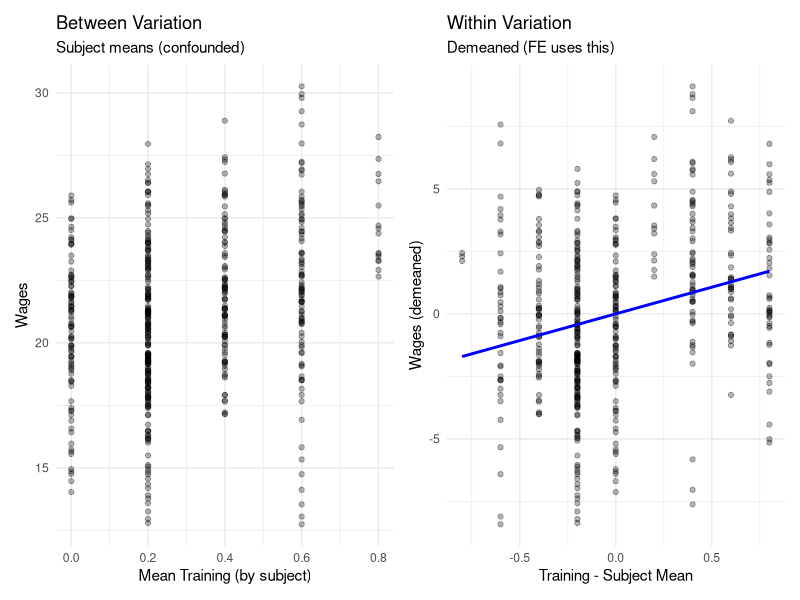

Write the R code that produced this figure.
## ---- chunk 1
#| label: setup
#| include: false

library(tidyverse)
library(nlme)
library(lme4)
library(knitr)
library(kableExtra)

# plm is optional - install if needed for econometrics examples
if (!requireNamespace("plm", quietly = TRUE)) {
  message("Note: plm package not installed. Some econometrics examples will be skipped.")
  has_plm <- FALSE
} else {
  library(plm)
  has_plm <- TRUE
}

set.seed(667)
## ---- chunk 2
#| label: translation-table
#| echo: false

translation <- tibble(
  Term = c(
    "Random effects",
    "Fixed effects",
    "Mixed model",
    "RE model",
    "FE model",
    "Random intercept",
    "Between estimator",
    "Within estimator"
  ),
  `Biostatistics (nlme/lme4)` = c(
    "Subject-specific deviations $b_i$ from population mean",
    "Population-level parameters $\\beta$ (the coefficients of interest)",
    "Model with both fixed $\\beta$ and random $b_i$ components",
    "Model with random intercepts and/or slopes",
    "(Not commonly used this way)",
    "Subject-specific baseline: $\\beta_0 + b_{0i}$",
    "(Not commonly used)",
    "(Not commonly used)"
  ),
  `Econometrics (plm)` = c(
    "Swamy-Arora GLS estimator assuming $\\text{Cor}(X_{it}, \\alpha_i) = 0$",
    "Within-transformation (demeaning) estimator",
    "(Not used in this way)",
    "Estimation assuming no endogeneity",
    "Within estimator that removes time-invariant confounding",
    "Individual effect $\\alpha_i$ (may be correlated with covariates)",
    "OLS on subject means $\\bar{Y}_i$ on $\\bar{X}_i$",
    "OLS on demeaned data: $(Y_{it} - \\bar{Y}_i)$ on $(X_{it} - \\bar{X}_i)$"
  )
)

translation |>
  kable(escape = FALSE, caption = "Translation Between Frameworks") |>
  kable_styling(bootstrap_options = c("striped", "hover", "bordered")) |>
  column_spec(1, bold = TRUE, width = "15%") |>
  column_spec(2, width = "42%") |>
  column_spec(3, width = "42%")
## ---- chunk 3
#| label: situation-table
#| echo: false

situations <- tibble(
  Situation = c(
    "Randomized experiment",
    "Observational data with potential confounding",
    "Interest in time-invariant predictors (e.g., sex, race)",
    "Interest in within-subject change",
    "Small number of subjects, many timepoints",
    "Many subjects, few timepoints",
    "Missing data (MAR assumption reasonable)",
    "Unbalanced panel data"
  ),
  `Biostatistics Approach` = c(
    "Mixed model works well",
    "Mixed model + careful covariate adjustment",
    "Mixed model (can estimate these coefficients)",
    "Mixed model or GEE",
    "Mixed model with careful variance specification",
    "Mixed model or GEE",
    "Mixed model (likelihood-based)",
    "Mixed model handles naturally"
  ),
  `Econometrics Approach` = c(
    "Either FE or RE works",
    "FE estimator preferred (removes confounding)",
    "RE estimator only (FE eliminates these)",
    "FE estimator (focuses on within variation)",
    "FE may have many parameters",
    "Either approach works",
    "Complete cases or specific methods needed",
    "Both handle unbalanced data"
  )
)

situations |>
  kable(caption = "When Each Framework Applies") |>
  kable_styling(bootstrap_options = c("striped", "hover", "bordered")) |>
  column_spec(1, bold = TRUE, width = "30%") |>
  column_spec(2, width = "35%") |>
  column_spec(3, width = "35%")
## ---- chunk 4
#| label: hausman-example
#| eval: true

# We'll demonstrate with a simulated example in Section 8
# The test statistic compares:
# - FE estimate (consistent under both H0 and H1)
# - RE estimate (efficient under H0, inconsistent under H1)
## ---- chunk 5
#| label: package-table
#| echo: false

packages <- tibble(
  Package = c("nlme", "lme4", "plm", "fixest", "lmerTest"),
  Framework = c(
    "Biostatistics mixed models",
    "Biostatistics mixed models",
    "Econometrics panel data",
    "Econometrics panel data",
    "Biostatistics (extends lme4)"
  ),
  `Key Functions` = c(
    "lme() for mixed models with flexible correlation structures",
    "lmer() for linear mixed models, glmer() for GLMMs",
    "plm() for panel models, phtest() for Hausman test",
    "feols() for fast FE estimation with clustering",
    "lmer() with p-values via Satterthwaite or Kenward-Roger"
  ),
  `Strengths` = c(
    "Flexible correlation/variance structures",
    "Fast computation, large datasets",
    "Full panel econometrics toolkit",
    "Very fast, handles many FE",
    "Proper degrees of freedom for mixed models"
  )
)

packages |>
  kable(caption = "R Packages for Longitudinal/Panel Data") |>
  kable_styling(bootstrap_options = c("striped", "hover", "bordered")) |>
  column_spec(1, bold = TRUE, monospace = TRUE)
## ---- chunk 6
#| label: decision-flowchart
#| echo: false
#| fig-width: 8
#| fig-height: 6

library(DiagrammeR)

grViz("
digraph decision_tree {
  graph [rankdir=TB, fontname=Helvetica]
  node [fontname=Helvetica, shape=box, style=filled]

  start [label='Is endogeneity\\na concern?', fillcolor='#E8F4F8']

  experimental [label='Experimental data\\n(randomized)?', fillcolor='#FFF3E0']
  observational [label='Observational\\ndata', fillcolor='#FFF3E0']

  use_mixed [label='Use nlme/lme4\\nfreely', fillcolor='#E8F5E9', shape=ellipse]
  hausman [label='Run Hausman\\ntest', fillcolor='#FCE4EC']

  hausman_result [label='Hausman test\\nrejects?', fillcolor='#E8F4F8']

  use_fe [label='Use FE estimator\\nor Mundlak', fillcolor='#FFEBEE', shape=ellipse]
  use_re [label='RE is valid\\n(more efficient)', fillcolor='#E8F5E9', shape=ellipse]

  time_invariant [label='Need effects of\\ntime-invariant\\npredictors?', fillcolor='#E8F4F8']

  mundlak [label='Use Mundlak\\napproach', fillcolor='#FFF9C4', shape=ellipse]
  fe_only [label='Use FE\\n(cannot estimate\\ntime-invariant)', fillcolor='#FFEBEE', shape=ellipse]

  start -> experimental [label='No']
  start -> observational [label='Yes']

  experimental -> use_mixed
  observational -> hausman

  hausman -> hausman_result

  hausman_result -> use_fe [label='Yes']
  hausman_result -> use_re [label='No']

  use_fe -> time_invariant

  time_invariant -> mundlak [label='Yes']
  time_invariant -> fe_only [label='No']
}
")
## ---- chunk 7
#| label: simulate-data

set.seed(667)

n_subjects <- 100
n_time <- 5

# Create panel data with potential endogeneity
panel_data <- expand_grid(
  id = 1:n_subjects,
  time = 1:n_time
) |>
  mutate(
    # Unobserved individual effect (ability)
    alpha_i = rep(rnorm(n_subjects, mean = 0, sd = 2), each = n_time),

    # Time-invariant predictor (education years)
    education = rep(sample(12:20, n_subjects, replace = TRUE), each = n_time),

    # Time-varying predictor (job training)
    # KEY: Training is correlated with alpha_i (endogeneity!)
    training = rbinom(n_subjects * n_time, 1,
                      prob = plogis(-1 + 0.3 * rep(rnorm(n_subjects), each = n_time) +
                                    0.2 * alpha_i)),

    # Another time-varying predictor (no endogeneity)
    experience = time + rep(sample(0:10, n_subjects, replace = TRUE), each = n_time),

    # Outcome (wages)
    # True effects: training = 2, education = 0.5, experience = 0.3
    wages = 10 + 2 * training + 0.5 * education + 0.3 * experience +
            alpha_i + rnorm(n_subjects * n_time, sd = 1)
  )

head(panel_data, 10)
## ---- chunk 8
#| label: check-endogeneity

# Correlation between training and unobserved effect
panel_data |>
  group_by(id) |>
  summarise(
    mean_training = mean(training),
    alpha = first(alpha_i)
  ) |>
  summarise(
    correlation = cor(mean_training, alpha)
  )
## ---- chunk 9
#| label: mixed-model

library(lme4)

fit_mixed <- lmer(wages ~ training + education + experience + (1 | id),
                  data = panel_data)
summary(fit_mixed)
## ---- chunk 10
#| label: panel-models

library(plm)

# Convert to panel data frame
pdata <- pdata.frame(panel_data, index = c("id", "time"))

# RE estimator
fit_re <- plm(wages ~ training + education + experience,
              data = pdata,
              model = "random")

# FE estimator
fit_fe <- plm(wages ~ training + education + experience,
              data = pdata,
              model = "within")

cat("RE Estimator:\n")
summary(fit_re)$coefficients

cat("\n\nFE (Within) Estimator:\n")
summary(fit_fe)$coefficients
## ---- chunk 11
#| label: hausman-test

# Hausman test: compare FE and RE
hausman_test <- phtest(fit_fe, fit_re)
hausman_test
## ---- chunk 12
#| label: mundlak

# Add cluster means
panel_data <- panel_data |>
  group_by(id) |>
  mutate(
    training_mean = mean(training),
    experience_mean = mean(experience)
  ) |>
  ungroup()

# Mundlak model using lme4
fit_mundlak <- lmer(wages ~ training + education + experience +
                    training_mean + experience_mean + (1 | id),
                    data = panel_data)
summary(fit_mundlak)
## ---- chunk 13
#| label: comparison-table

comparison <- tibble(
  Method = c("True Value", "Mixed Model (lme4)", "RE (plm)", "FE (plm)", "Mundlak"),
  `Training Effect` = c(
    2.0,
    round(fixef(fit_mixed)["training"], 3),
    round(coef(fit_re)["training"], 3),
    round(coef(fit_fe)["training"], 3),
    round(fixef(fit_mundlak)["training"], 3)
  ),
  `Education Effect` = c(
    0.5,
    round(fixef(fit_mixed)["education"], 3),
    round(coef(fit_re)["education"], 3),
    NA,  # FE cannot estimate
    round(fixef(fit_mundlak)["education"], 3)
  ),
  `Experience Effect` = c(
    0.3,
    round(fixef(fit_mixed)["experience"], 3),
    round(coef(fit_re)["experience"], 3),
    round(coef(fit_fe)["experience"], 3),
    round(fixef(fit_mundlak)["experience"], 3)
  ),
  Notes = c(
    "Ground truth",
    "Biased by endogeneity",
    "Biased by endogeneity",
    "Consistent, but loses education",
    "Best of both worlds"
  )
)

comparison |>
  kable(caption = "Comparison of Estimators", digits = 3) |>
  kable_styling(bootstrap_options = c("striped", "hover", "bordered")) |>
  column_spec(1, bold = TRUE) |>
  row_spec(1, background = "#E8F5E9") |>
  row_spec(4:5, background = "#FFF9C4")
## ---- chunk 14
#| label: within-between-plot
#| fig-width: 10
#| fig-height: 5

# Show the within vs between variation
p1 <- panel_data |>
  ggplot(aes(x = training_mean, y = wages, group = id)) +
  geom_point(alpha = 0.3) +
  geom_smooth(method = "lm", se = FALSE, color = "red") +
  labs(
    title = "Between Variation",
    subtitle = "Subject means (confounded)",
    x = "Mean Training (by subject)",
    y = "Wages"
  ) +
  theme_minimal()

p2 <- panel_data |>
  mutate(
    training_demeaned = training - training_mean,
    wages_demeaned = wages - mean(wages)  # simplified for visualization
  ) |>
  ggplot(aes(x = training_demeaned, y = wages_demeaned)) +
  geom_point(alpha = 0.3) +
  geom_smooth(method = "lm", se = FALSE, color = "blue") +
  labs(
    title = "Within Variation",
    subtitle = "Demeaned (FE uses this)",
    x = "Training - Subject Mean",
    y = "Wages (demeaned)"
  ) +
  theme_minimal()

library(patchwork)
p1 + p2
## ---- chunk 15
#| label: session-info

sessionInfo()
